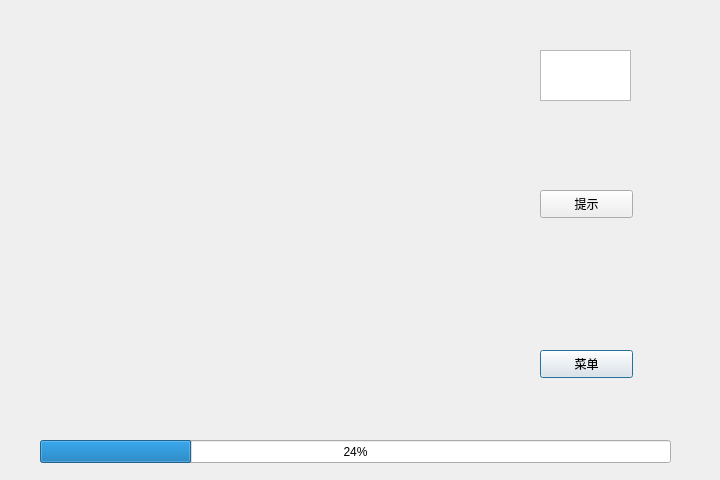
<?xml version="1.0" encoding="UTF-8"?>
<ui version="4.0">
 <class>CGameClassic</class>
 <widget class="QDialog" name="CGameClassic">
  <property name="geometry">
   <rect>
    <x>0</x>
    <y>0</y>
    <width>720</width>
    <height>480</height>
   </rect>
  </property>
  <property name="windowTitle">
   <string>Dialog</string>
  </property>
  <widget class="QLabel" name="background">
   <property name="geometry">
    <rect>
     <x>0</x>
     <y>0</y>
     <width>720</width>
     <height>480</height>
    </rect>
   </property>
   <property name="text">
    <string/>
   </property>
  </widget>
  <widget class="QTextBrowser" name="scoreshow">
   <property name="geometry">
    <rect>
     <x>540</x>
     <y>50</y>
     <width>91</width>
     <height>51</height>
    </rect>
   </property>
   <property name="font">
    <font>
     <family>Adobe Devanagari</family>
     <pointsize>16</pointsize>
    </font>
   </property>
  </widget>
  <widget class="QProgressBar" name="scorebar">
   <property name="geometry">
    <rect>
     <x>40</x>
     <y>440</y>
     <width>631</width>
     <height>23</height>
    </rect>
   </property>
   <property name="value">
    <number>24</number>
   </property>
  </widget>
  <widget class="QLabel" name="gamepanel">
   <property name="geometry">
    <rect>
     <x>29</x>
     <y>9</y>
     <width>441</width>
     <height>431</height>
    </rect>
   </property>
   <property name="styleSheet">
    <string notr="true">image: url(:/new/prefix1/image/gamepanel.png);</string>
   </property>
   <property name="text">
    <string/>
   </property>
  </widget>
  <widget class="QPushButton" name="menu">
   <property name="geometry">
    <rect>
     <x>540</x>
     <y>350</y>
     <width>93</width>
     <height>28</height>
    </rect>
   </property>
   <property name="text">
    <string>菜单</string>
   </property>
  </widget>
  <widget class="QLabel" name="allcannot">
   <property name="geometry">
    <rect>
     <x>50</x>
     <y>20</y>
     <width>400</width>
     <height>400</height>
    </rect>
   </property>
   <property name="styleSheet">
    <string notr="true">image: url(:/new/prefix1/image/allcannot.png);</string>
   </property>
   <property name="text">
    <string/>
   </property>
  </widget>
  <widget class="QLabel" name="pause">
   <property name="geometry">
    <rect>
     <x>50</x>
     <y>20</y>
     <width>400</width>
     <height>400</height>
    </rect>
   </property>
   <property name="styleSheet">
    <string notr="true">image: url(:/new/prefix1/image/pause.png);</string>
   </property>
   <property name="text">
    <string/>
   </property>
  </widget>
  <widget class="QPushButton" name="pauseorcontinue_2">
   <property name="geometry">
    <rect>
     <x>540</x>
     <y>190</y>
     <width>93</width>
     <height>28</height>
    </rect>
   </property>
   <property name="text">
    <string>提示</string>
   </property>
  </widget>
  <widget class="QLabel" name="levelcomplete">
   <property name="geometry">
    <rect>
     <x>180</x>
     <y>180</y>
     <width>361</width>
     <height>91</height>
    </rect>
   </property>
   <property name="text">
    <string/>
   </property>
  </widget>
 </widget>
 <resources/>
 <connections/>
 <slots>
  <slot>pauseorcontinue()</slot>
 </slots>
</ui>
